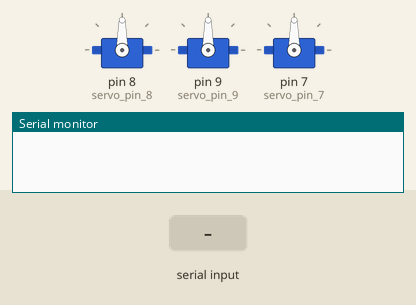
Simulated run of this sketch. Board: Arduino Uno, built with avr-gcc and run on an emulated ATmega328P. Shown: 3 × servo, the last lines printed to the serial monitor. Inputs (shaded band) come from the test bench.

Above: at 1.2 s.
1.3 s: "M" received over Serial
At 3.8 s:
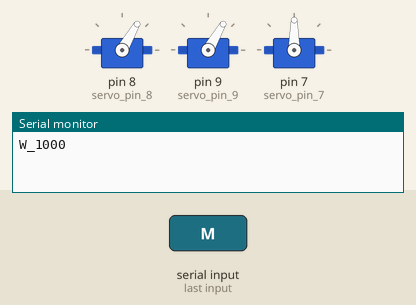
4.3 s: "S" received over Serial
7.3 s: "D" received over Serial
At 8.1 s:
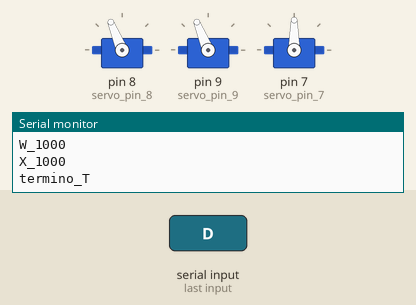
8.8 s: "T" received over Serial
At 9.3 s:
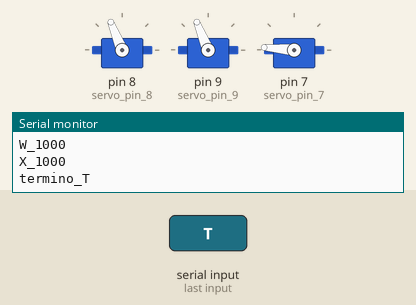
10.3 s: "W" received over Serial
At 11.5 s:
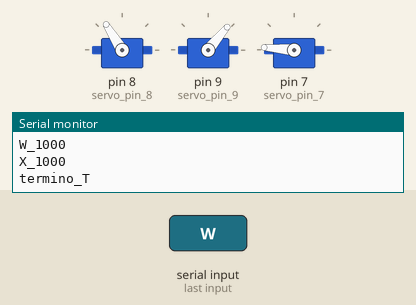
11.8 s: "A" received over Serial
At 12.7 s:
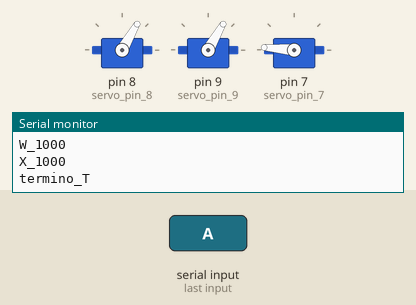
Timing chart, 0 to 14.3 s (numbered marks = the images above; inputs shaded):
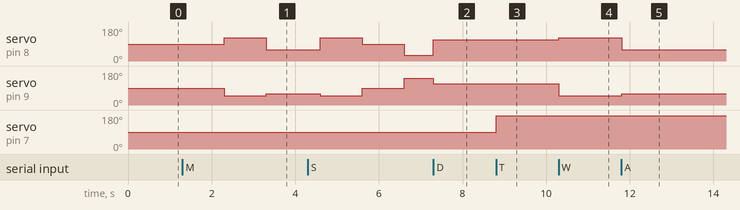

The sketch:

Serial.ino
```cpp
#include <Servo.h>


struct Mov
{
    char key;     // key asociado al Led
    int time;        // numero de pin asociado al Led
};

Mov movimientos[] = {
                'W', 1000,
                'A', 1300,
                'W', 1000,
                'X', 1000,};
int tamMov = sizeof(movimientos)/sizeof(Mov);
int fin;

char dato = ' ';
Servo servo_pin_8;
Servo servo_pin_9;
Servo servo_pin_7;

void setup()
{
  Serial.begin( 9600 );
  servo_pin_8.attach( 8 );
  servo_pin_9.attach( 9 );
  servo_pin_7.attach( 7 );
}

int aux=0;
void loop()
{
    if ( Serial.available()  >  0  ){
      dato = Serial.read();


      if ( dato == 'W' ){
       front();
      }
      else if ( dato  == 'S'){
        back();
      }
      else if ( dato  == 'D'){
        right();
      }
      else if ( dato == 'A'){
        left();
      }
      else if ( dato == 'X'){
        stopA();
      }
      else if ( dato  == 'T'){
        closeP();

      }
      else if ( dato  == 'R'){
        openP();
      }
      else if(dato == 'M'){
        monitoreo();
      }

    }


}
void front(){
      servo_pin_8.attach( 8 );
      servo_pin_9.attach( 9 );
      //servo_pin_8.write( 112 );
      //servo_pin_9.write( 60 );
      servo_pin_8.write( 122 );
      servo_pin_9.write( 50 );

}

void stopA(){
    servo_pin_8.write( 90 );
    servo_pin_9.write( 90 );
    servo_pin_8.detach();
    servo_pin_9.detach();
}

void back(){
      servo_pin_8.attach( 8 );
      servo_pin_9.attach( 9 );
      //servo_pin_8.write( 60 );
      //servo_pin_9.write( 112 );
      servo_pin_8.write( 30 );
      servo_pin_9.write( 142 );

}
void right(){
        servo_pin_8.attach( 8 );
      servo_pin_9.attach( 9 );
      servo_pin_8.write( 112 );
      servo_pin_9.write( 112 );

}
void left(){
      servo_pin_8.attach( 8 );
      servo_pin_9.attach( 9 );
      servo_pin_8.write( 60 );
      servo_pin_9.write( 60 );

}
void closeP(){
  servo_pin_7.attach( 7 );
  servo_pin_7.write( 175 );
}
void openP(){
  servo_pin_7.attach( 7 );
  servo_pin_7.write( 50 );
}

void monitoreo(){
    delay(1000);
    for(int i=0; i<tamMov; i++){
      fin = millis()+movimientos[i].time;
      if ( movimientos[i].key == 'W' ){
       front();
      }
      else if ( movimientos[i].key  == 'S'){
        back();
      }
      else if ( movimientos[i].key  == 'D'){
        right();
      }
      else if ( movimientos[i].key == 'A'){
        left();
      }
      else if ( movimientos[i].key == 'X'){
        stopA();
      }
      else if ( movimientos[i].key  == 'T'){
        closeP();
      }
      else if ( movimientos[i].key  == 'R'){
        openP();
      }
      while( millis()<fin ){
      }
      Serial.println( (String)movimientos[i].key+"_"+(String)movimientos[i].time );
    }
    Serial.println( "termino_T" );
}
```

Measured:
- after the input at 1.3 s, servo on pin 8 (servo_pin_8): 90° → 122° after 1.0 s, → 60° 1.0 s later; servo on pin 9 (servo_pin_9): 90° → 50° after 1.0 s, → 60° 1.0 s later
- after the input at 7.3 s, servo on pin 8 (servo_pin_8): 30° → 112° at once; servo on pin 9 (servo_pin_9): 142° → 112° at once
- after the input at 8.8 s, servo on pin 7 (servo_pin_7): 90° → 175° at once
- after the input at 10.3 s, servo on pin 8 (servo_pin_8): 112° → 122° at once; servo on pin 9 (servo_pin_9): 112° → 50° at once
- after the input at 11.8 s, servo on pin 8 (servo_pin_8): 122° → 60° at once; servo on pin 9 (servo_pin_9): 50° → 60° at once
